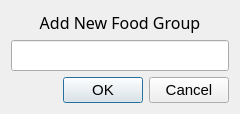
<?xml version="1.0" encoding="UTF-8"?>
<ui version="4.0">
 <class>newFoodGroupDialog</class>
 <widget class="QDialog" name="newFoodGroupDialog">
  <property name="geometry">
   <rect>
    <x>0</x>
    <y>0</y>
    <width>240</width>
    <height>114</height>
   </rect>
  </property>
  <property name="font">
   <font>
    <pointsize>11</pointsize>
   </font>
  </property>
  <property name="windowTitle">
   <string>New Food Group</string>
  </property>
  <property name="windowIcon">
   <iconset resource="../../res.qrc">
    <normaloff>:/images/images/icon.png</normaloff>:/images/images/icon.png</iconset>
  </property>
  <layout class="QVBoxLayout" name="verticalLayout">
   <item>
    <widget class="QLabel" name="label">
     <property name="font">
      <font>
       <family>Noto Sans CJK KR Light</family>
       <pointsize>12</pointsize>
      </font>
     </property>
     <property name="text">
      <string>Add New Food Group</string>
     </property>
     <property name="alignment">
      <set>Qt::AlignCenter</set>
     </property>
    </widget>
   </item>
   <item>
    <widget class="QLineEdit" name="lineEdit">
     <property name="font">
      <font>
       <family>Noto Sans CJK KR Light</family>
       <pointsize>12</pointsize>
      </font>
     </property>
    </widget>
   </item>
   <item>
    <widget class="QDialogButtonBox" name="buttonBox">
     <property name="orientation">
      <enum>Qt::Horizontal</enum>
     </property>
     <property name="standardButtons">
      <set>QDialogButtonBox::Cancel|QDialogButtonBox::Ok</set>
     </property>
    </widget>
   </item>
  </layout>
 </widget>
 <resources>
  <include location="../../res.qrc"/>
 </resources>
 <connections>
  <connection>
   <sender>buttonBox</sender>
   <signal>accepted()</signal>
   <receiver>newFoodGroupDialog</receiver>
   <slot>accept()</slot>
   <hints>
    <hint type="sourcelabel">
     <x>248</x>
     <y>254</y>
    </hint>
    <hint type="destinationlabel">
     <x>157</x>
     <y>274</y>
    </hint>
   </hints>
  </connection>
  <connection>
   <sender>buttonBox</sender>
   <signal>rejected()</signal>
   <receiver>newFoodGroupDialog</receiver>
   <slot>reject()</slot>
   <hints>
    <hint type="sourcelabel">
     <x>316</x>
     <y>260</y>
    </hint>
    <hint type="destinationlabel">
     <x>286</x>
     <y>274</y>
    </hint>
   </hints>
  </connection>
 </connections>
</ui>
